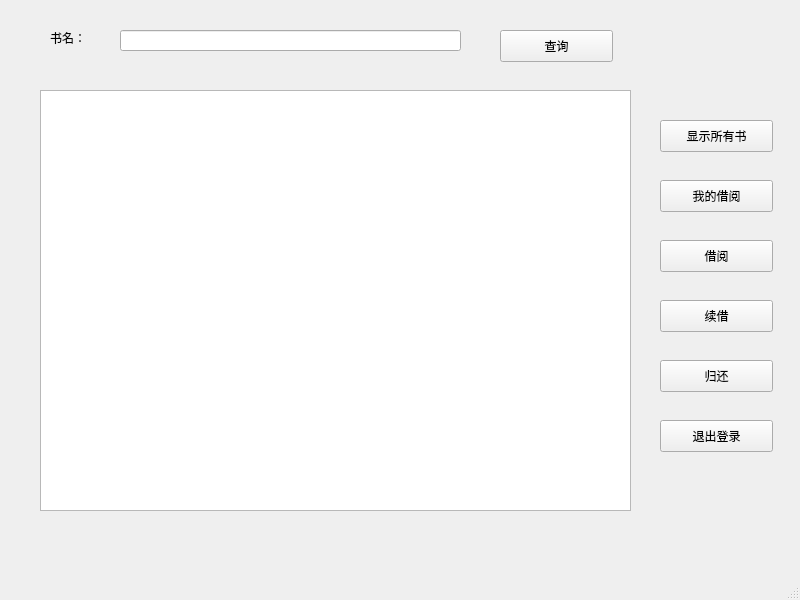
<?xml version="1.0" encoding="UTF-8"?>
<ui version="4.0">
 <class>preorderBooks</class>
 <widget class="QMainWindow" name="preorderBooks">
  <property name="geometry">
   <rect>
    <x>0</x>
    <y>0</y>
    <width>800</width>
    <height>600</height>
   </rect>
  </property>
  <property name="windowTitle">
   <string>MainWindow</string>
  </property>
  <widget class="QWidget" name="centralwidget">
   <widget class="QTableView" name="tableView">
    <property name="geometry">
     <rect>
      <x>40</x>
      <y>90</y>
      <width>591</width>
      <height>421</height>
     </rect>
    </property>
   </widget>
   <widget class="QLabel" name="label_bookName">
    <property name="geometry">
     <rect>
      <x>50</x>
      <y>30</y>
      <width>60</width>
      <height>16</height>
     </rect>
    </property>
    <property name="text">
     <string>书名：</string>
    </property>
   </widget>
   <widget class="QLineEdit" name="lineEdit_bookName">
    <property name="geometry">
     <rect>
      <x>120</x>
      <y>30</y>
      <width>341</width>
      <height>21</height>
     </rect>
    </property>
   </widget>
   <widget class="QPushButton" name="pushButton_select">
    <property name="geometry">
     <rect>
      <x>500</x>
      <y>30</y>
      <width>113</width>
      <height>32</height>
     </rect>
    </property>
    <property name="text">
     <string>查询</string>
    </property>
   </widget>
   <widget class="QPushButton" name="pushButton_showAllBooks">
    <property name="geometry">
     <rect>
      <x>660</x>
      <y>120</y>
      <width>113</width>
      <height>32</height>
     </rect>
    </property>
    <property name="text">
     <string>显示所有书</string>
    </property>
   </widget>
   <widget class="QPushButton" name="pushButton_rBorrow">
    <property name="geometry">
     <rect>
      <x>660</x>
      <y>240</y>
      <width>113</width>
      <height>32</height>
     </rect>
    </property>
    <property name="text">
     <string>借阅</string>
    </property>
   </widget>
   <widget class="QPushButton" name="pushButton_rRenew">
    <property name="geometry">
     <rect>
      <x>660</x>
      <y>300</y>
      <width>113</width>
      <height>32</height>
     </rect>
    </property>
    <property name="text">
     <string>续借</string>
    </property>
   </widget>
   <widget class="QPushButton" name="pushButton_rReturn">
    <property name="geometry">
     <rect>
      <x>660</x>
      <y>360</y>
      <width>113</width>
      <height>32</height>
     </rect>
    </property>
    <property name="text">
     <string>归还</string>
    </property>
   </widget>
   <widget class="QPushButton" name="pushButton_myBooks">
    <property name="geometry">
     <rect>
      <x>660</x>
      <y>180</y>
      <width>113</width>
      <height>32</height>
     </rect>
    </property>
    <property name="text">
     <string>我的借阅</string>
    </property>
   </widget>
   <widget class="QPushButton" name="pushButton_exit">
    <property name="geometry">
     <rect>
      <x>660</x>
      <y>420</y>
      <width>113</width>
      <height>32</height>
     </rect>
    </property>
    <property name="text">
     <string>退出登录</string>
    </property>
   </widget>
  </widget>
  <widget class="QMenuBar" name="menubar">
   <property name="geometry">
    <rect>
     <x>0</x>
     <y>0</y>
     <width>800</width>
     <height>24</height>
    </rect>
   </property>
  </widget>
  <widget class="QStatusBar" name="statusbar"/>
 </widget>
 <resources/>
 <connections/>
</ui>
